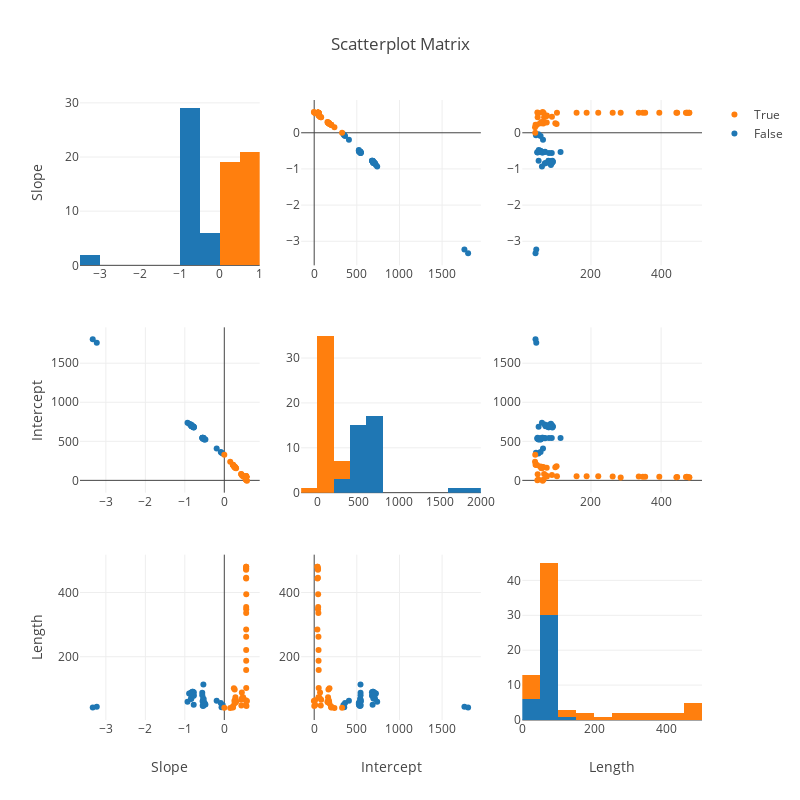

Notebook code cell kept with this figure:
### Code cell
tStart = time.time()
# test on images
test_images_dir = 'test_images'
test_images = [join(test_images_dir, name) for name in os.listdir(test_images_dir)]
img_obj = laneLineDetector()

# for test_img in test_images:
    
test_img = test_images[0]
print('Processing image: {}'.format(test_img))
out_path = join('test_images_output', basename(test_img))

in_image = cv2.cvtColor(cv2.imread(test_img, cv2.IMREAD_COLOR), cv2.COLOR_BGR2RGB)
out_image = img_obj.process_image(in_image)
img_obj.Output_img(out_path, out_image)
    
tEnd = time.time()
print (tEnd - tStart)
